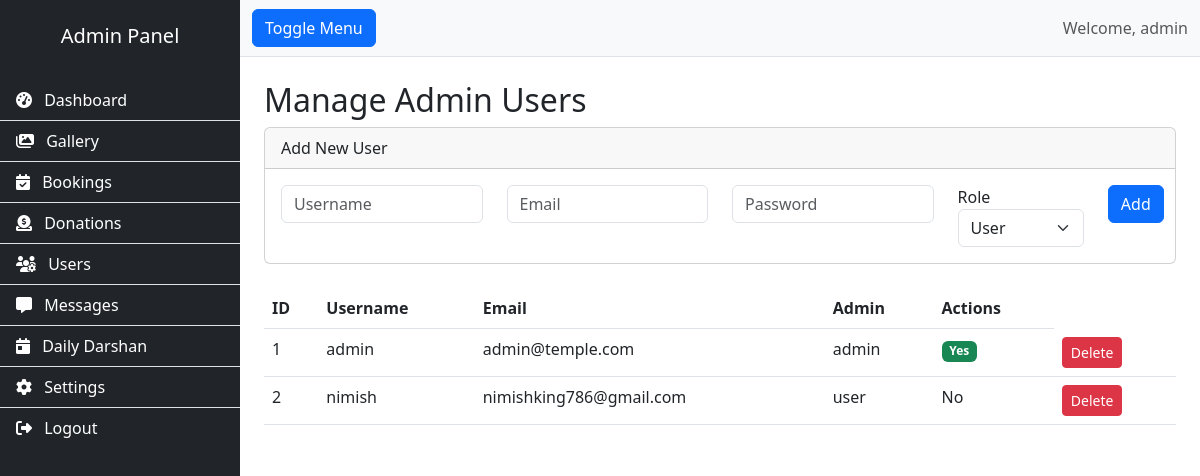
The app's page /admin/users (signed in) with its own data.
### app.py (models this page shows, shortened)
class User(UserMixin, db.Model):
    id = db.Column(db.Integer, primary_key=True)
    username = db.Column(db.String(80), unique=True, nullable=False)
    email = db.Column(db.String(120), unique=True, nullable=False)
    password_hash = db.Column(db.String(200), nullable=False)
    full_name = db.Column(db.String(100))
    phone = db.Column(db.String(20))
    role = db.Column(db.String(20), default='user')  # 'admin', 'user', 'darshan_manager'
    created_at = db.Column(db.DateTime, default=lambda: datetime.now(timezone.utc))
    bookings = db.relationship('PrasadBooking', backref='user', lazy=True)
    donations = db.relationship('Donation', backref='user', lazy=True)
    is_verified = db.Column(db.Boolean, default=False)
    @property
    def is_admin(self):
        return self.role == 'admin'

### app.py (the view)
@app.route('/admin/users')
@login_required
@admin_required
def admin_users():
    users = User.query.all()
    return render_template('admin/users.html', users=users)

### app.py (called while the page is built)
@login_manager.user_loader
def load_user(user_id):
    return User.query.get(int(user_id))

def admin_required(f):
    @wraps(f)
    def decorated_function(*args, **kwargs):
        if not current_user.is_authenticated or not current_user.is_admin:
            flash('You do not have permission to access this page.', 'danger')
            return redirect(url_for('admin_login'))
        return f(*args, **kwargs)
    return decorated_function

@app.context_processor
def inject_globals():
    try:
        settings = SiteSettings.get_settings()
    except:
        settings = None
    return {
        'settings': settings,
        'get_today_darshan': DailyDarshan.get_today_darshan,
        'now': lambda: datetime.now(timezone.utc)
    }

    @staticmethod
    def get_settings():
        settings = SiteSettings.query.first()
        if not settings:
            settings = SiteSettings()
            db.session.add(settings)
            db.session.commit()
        return settings

### templates/admin/users.html (shortened to what this page needs)
{% extends "admin/layout.html" %}
{% block content %}
<h2 class="mt-4">Manage Admin Users</h2>
<div class="card mb-4">
    <div class="card-header">Add New User</div>
    <div class="card-body">
        <form method="POST" action="{{ url_for('admin_user_add') }}">
            <div class="row">
                <div class="col-md-3"><input type="text" name="username" class="form-control" placeholder="Username" required></div>
                <div class="col-md-3"><input type="email" name="email" class="form-control" placeholder="Email" required></div>
                <div class="col-md-3"><input type="password" name="password" class="form-control" placeholder="Password" required></div>
                <div class="col-md-2">
    <label>Role</label>
    <select name="role" class="form-select">
        <option value="user">User</option>
    </select>
</div>
                <div class="col-md-1"><button type="submit" class="btn btn-primary">Add</button></div>
            </div>
        </form>
    </div>
</div>
<table class="table">
    <thead><tr><th>ID</th><th>Username</th><th>Email</th><th>Admin</th><th>Actions</th></tr></thead>
    <tbody>
        {% for u in users %}
        <tr>
            <td>{{ u.id }}</td><td>{{ u.username }}</td><td>{{ u.email }}</td><td>{{ u.role }}</td>
            <td>{% if u.is_admin %}<span class="badge bg-success">Yes</span>{% else %}No{% endif %}</td>
            <td><a href="{{ url_for('admin_user_delete', id=u.id) }}" class="btn btn-sm btn-danger" onclick="return confirm('Delete?')">Delete</a></td>
        </tr>
        {% endfor %}
    </tbody>
</table>
{% endblock %}

### templates/admin/layout.html (shortened to what this page needs)
<!DOCTYPE html>
<html lang="en">
<head>
    <link href="https://cdn.jsdelivr.net/npm/bootstrap@5.3.0/dist/css/bootstrap.min.css" rel="stylesheet">
    <link rel="stylesheet" href="https://cdnjs.cloudflare.com/ajax/libs/font-awesome/6.4.0/css/all.min.css">
    <link rel="stylesheet" href="{{ url_for('static', filename='css/admin.css') }}">
</head>
<body>
    <div class="d-flex" id="wrapper">
        <div class="bg-dark text-white" id="sidebar-wrapper">
            <div class="sidebar-heading text-center py-4">
                <h5>Admin Panel</h5>
            </div>
            <div class="list-group list-group-flush">
    {% if current_user.role == 'admin' %}
        <a href="{{ url_for('admin_dashboard') }}" class="list-group-item list-group-item-action bg-dark text-white"><i class="fas fa-tachometer-alt me-2"></i> Dashboard</a>
        <a href="{{ url_for('admin_gallery') }}" class="list-group-item list-group-item-action bg-dark text-white"><i class="fas fa-images me-2"></i> Gallery</a>
        <a href="{{ url_for('admin_bookings') }}" class="list-group-item list-group-item-action bg-dark text-white"><i class="fas fa-calendar-check me-2"></i> Bookings</a>
        <a href="{{ url_for('admin_donations') }}" class="list-group-item list-group-item-action bg-dark text-white"><i class="fas fa-donate me-2"></i> Donations</a>
        <a href="{{ url_for('admin_users') }}" class="list-group-item list-group-item-action bg-dark text-white"><i class="fas fa-users-cog me-2"></i> Users</a>
        <a href="{{ url_for('admin_contacts') }}" class="list-group-item list-group-item-action bg-dark text-white"><i class="fas fa-message me-2"></i> Messages</a>
        <a href="{{ url_for('admin_daily_darshan') }}" class="list-group-item list-group-item-action bg-dark text-white"><i class="fas fa-calendar-day me-2"></i> Daily Darshan</a>
        <a href="{{ url_for('admin_settings') }}" class="list-group-item list-group-item-action bg-dark text-white"><i class="fas fa-cog me-2"></i> Settings</a>
        <a href="{{ url_for('logout') }}" class="list-group-item list-group-item-action bg-dark text-white"><i class="fas fa-sign-out-alt me-2"></i> Logout</a>
    {% else %}
        <a href="{{ url_for('logout') }}" class="list-group-item list-group-item-action bg-dark text-white"><i class="fas fa-sign-out-alt me-2"></i> Logout</a>
    {% endif %}
</div>
        </div>
        <div id="page-content-wrapper">
            <nav class="navbar navbar-expand-lg navbar-light bg-light border-bottom">
                <div class="container-fluid">
                    <button class="btn btn-primary" id="menu-toggle">Toggle Menu</button>
                    <span class="navbar-text ms-auto">
                        Welcome, {{ current_user.username }}
                    </span>
                </div>
            </nav>
            <div class="container-fluid px-4">
                {% block content %}{% endblock %}
            </div>
        </div>
    </div>
</body>
</html>

### static/css/admin.css (style rules this page uses)
#wrapper { overflow-x: hidden; }
#sidebar-wrapper { min-height: 100vh; margin-left: -15rem; transition: margin 0.25s ease-out; }
#sidebar-wrapper .sidebar-heading { padding: 0.875rem 1.25rem; font-size: 1.2rem; }
#sidebar-wrapper .list-group { width: 15rem; }
#page-content-wrapper { min-width: 100vw; }
@media (min-width: 768px) { #sidebar-wrapper { margin-left: 0; } }
@media (min-width: 768px) { #page-content-wrapper { min-width: 0; width: 100%; } }

### records on screen
User: username "admin", id "1", email "admin@temple.com", role "admin", shows "Yes"
User: id "2", username "nimish", email "nimishking786@gmail.com", role "user", shows "No"
